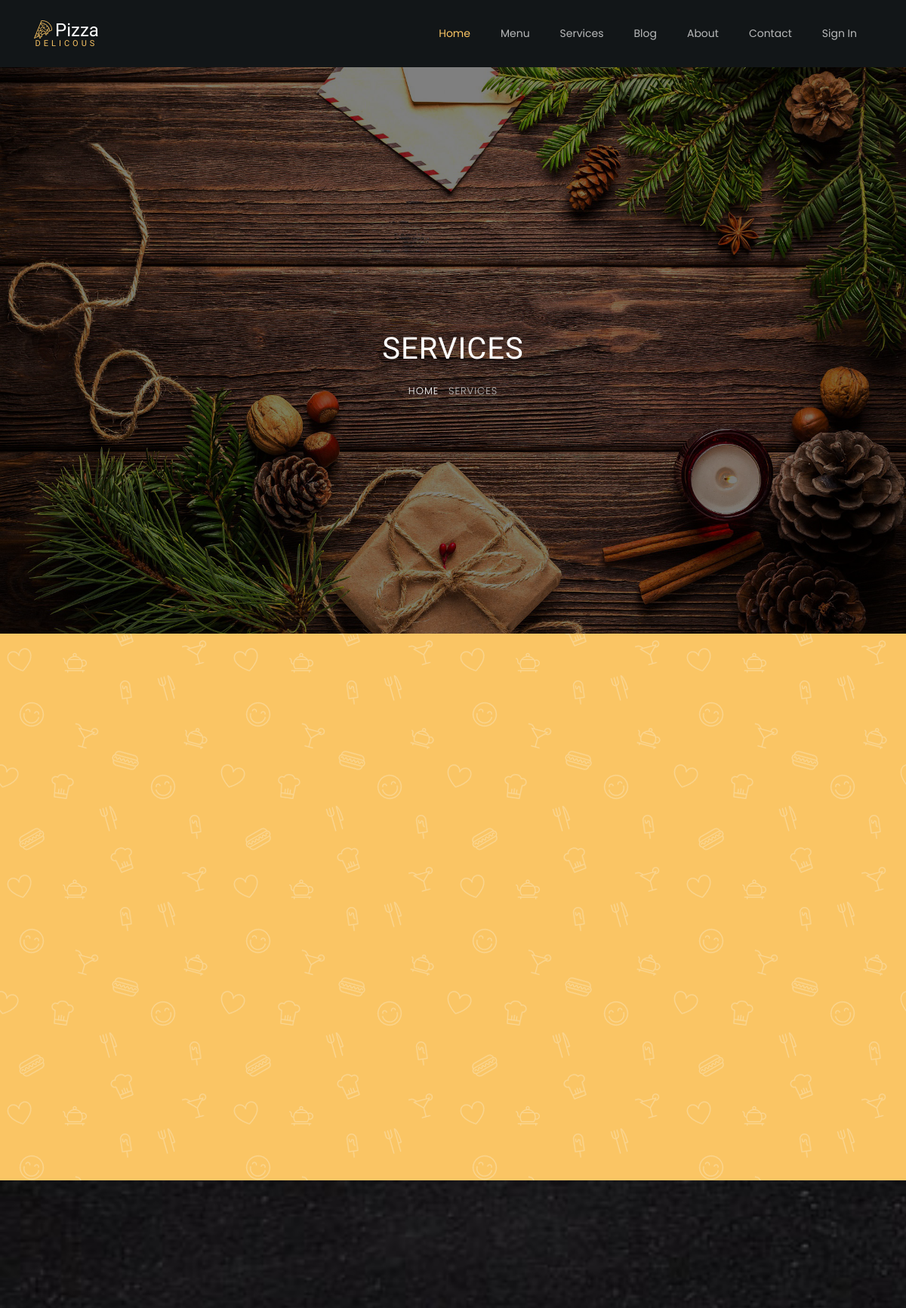
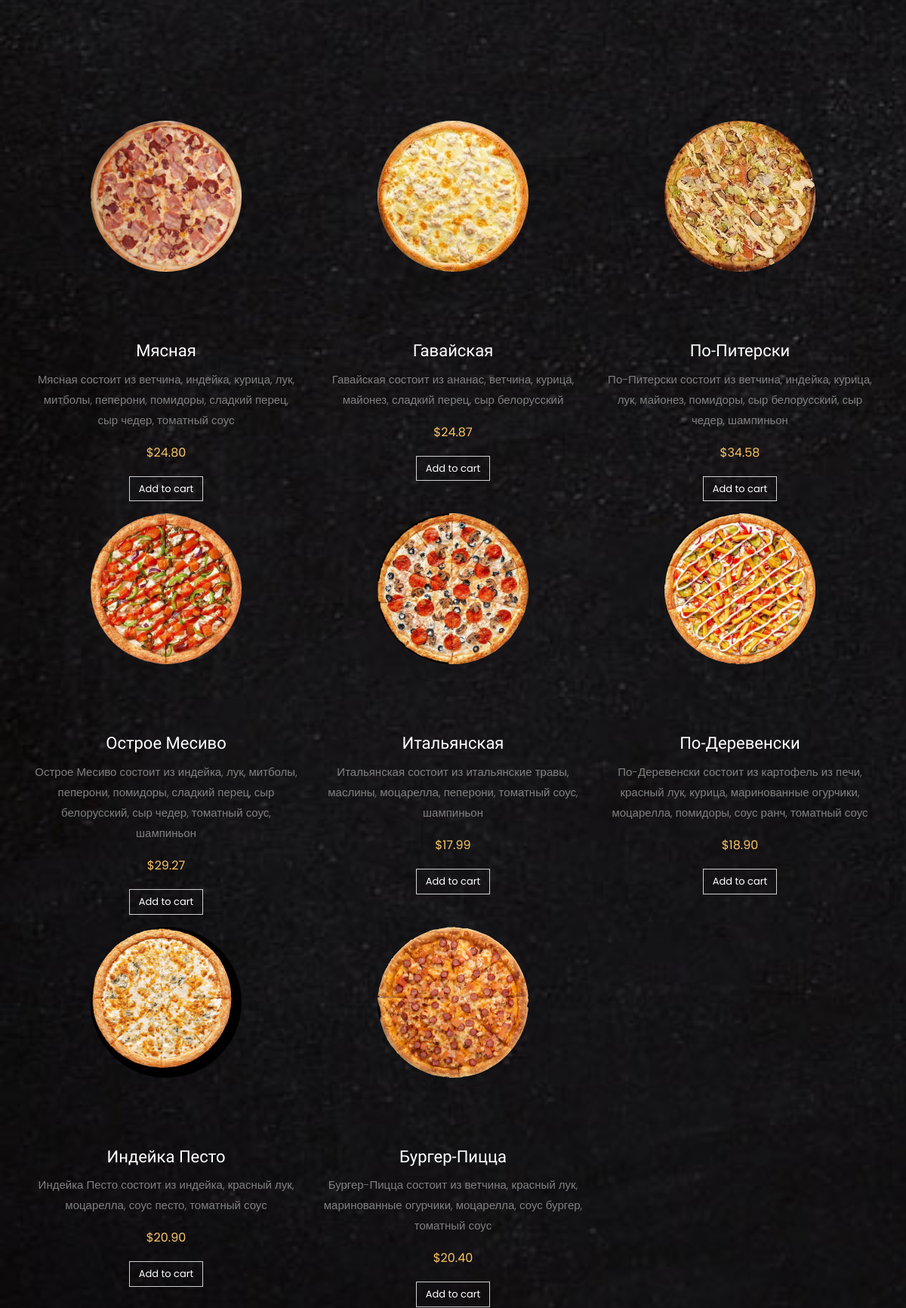
Page /services/ (upper part) on the committed database (2 pictures, top to bottom).
### app/models.py (models this page shows, shortened)
class Pizza(models.Model):
    name = models.CharField(
        max_length=24,
        verbose_name='пицца',
        help_text='max 24 symbols'
    )
    price = models.DecimalField(
        decimal_places=2,
        max_digits=5,
        default=0,
        verbose_name='цена',
        help_text='Max 999.99'
    )
    ingridients = models.ManyToManyField(
        'ingridients',
        verbose_name='ингридиенты',
        related_name='ingridient'
    )
    descr = models.CharField(
        max_length=140,
        null=True,
        blank=True,
        verbose_name='описание',
        help_text="Max 140 symbols"
    )
    is_published = models.BooleanField(
        default=False,
        verbose_name='publication'
    )
    image = models.ImageField(
        upload_to='products',
        verbose_name="картинка",
        null=True,
        blank=True
    )
    class Meta:
        db_table = "app_pizza"

### app/views.py (the view)
# urls.py: path('services/', ServicesView.as_view(), name='services'),
class ServicesView(IndexView):
    template_name = 'app/services.html'

### app/views.py (called while the page is built)
    def get(self, request):
        return render(request, self.template_name, self.get_context_data())

### app/templates/app/services.html (shortened to what this page needs)
{% extends "app/base.html" %}
{% load static %}
{% block content %}
    <section class="home-slider owl-carousel img" style="background-image: url({% static 'images/bg_1.jpg' %});">
      <div class="slider-item" style="background-image: url({% static 'images/bg_3.jpg' %});">
      	<div class="overlay"></div>
        <div class="container">
          <div class="row slider-text justify-content-center align-items-center">
            <div class="col-md-7 col-sm-12 text-center ftco-animate">
            	<h1 class="mb-3 mt-5 bread">Services</h1>
	            <p class="breadcrumbs"><span class="mr-2"><a href="{% url 'main' %}">Home</a></span> <span>Services</span></p>
            </div>
          </div>
        </div>
      </div>
    </section>
    <section class="ftco-section ftco-services">
    	<div class="container">
    		<div class="row justify-content-center mb-5 pb-3">
        </div>
    		<div class="row">
        </div>
    	</div>
    </section>
    <section class="ftco-section">
    	<div class="container">
    		<div class="row justify-content-center mb-5 pb-3">
        </div>
    		<div class="row">
      		{% for pizza in pizzas %}
		              		<div class="col-md-4 text-center">
		              			<div class="menu-wrap">
									<form action="#" method="post">
										{% if pizza.image %}
										<a href="#{{pizza.image.url}}" class="menu-img img mb-4"> <img src="{{pizza.image.url}}" class="menu-img img-fluid" alt=""></a>
										{% endif %}
										<div class="text">
											<h3><a href="#">{{pizza.name|title}}</a></h3>
											{% for key, value in ing.items %}
											{% if pizza.name == key %}
											<p>{{pizza.name|title}} состоит из {{value}}</p>
											{% endif %}
											{% endfor %}
											<p class="price"><span>${{pizza.price}}</span></p>
											{% if not user.is_authenticated %}
											<p><a href="{% url 'signin' %}" class="btn btn-white btn-outline-white">Add to cart</a></p>
											{% endif %}
										</div>
									</form>
		              			</div>
		              		</div>
							{% endfor %}
				</div>
    		</div>
    </section>
{% endblock %}

### rows in the picture
Pizza: image (picture), name "Мясная", name "Мясная", ing "ветчина, индейка, курица, лук, митболы, пеперони, помидоры, сладкий перец, сыр чедер, томатный соус", price "24.80"
Pizza: image (picture), name "Гавайская", name "Гавайская", ing "ананас, ветчина, курица, майонез, сладкий перец, сыр белорусский", price "24.87"
Pizza: image (picture), name "По-Питерски", name "По-Питерски", ing "ветчина, индейка, курица, лук, майонез, помидоры, сыр белорусский, сыр чедер, шампиньон", price "34.58"
Pizza: image (picture), name "Острое Месиво", name "Острое Месиво", ing "индейка, лук, митболы, пеперони, помидоры, сладкий перец, сыр белорусский, сыр чедер, томатный соус, шампиньон", price "29.27"
Pizza: image (picture), name "Итальянская", name "Итальянская", ing "итальянские травы, маслины, моцарелла, пеперони, томатный соус, шампиньон", price "17.99"
Pizza: image (picture), name "По-Деревенски", name "По-Деревенски", ing "картофель из печи, красный лук, курица, маринованные огурчики, моцарелла, помидоры, соус ранч, томатный соус", price "18.90"
Pizza: image (picture), name "Индейка Песто", name "Индейка Песто", ing "индейка, красный лук, моцарелла, соус песто, томатный соус", price "20.90"
Pizza: image (picture), name "Бургер-Пицца", name "Бургер-Пицца", ing "ветчина, красный лук, маринованные огурчики, моцарелла, соус бургер, томатный соус", price "20.40"
